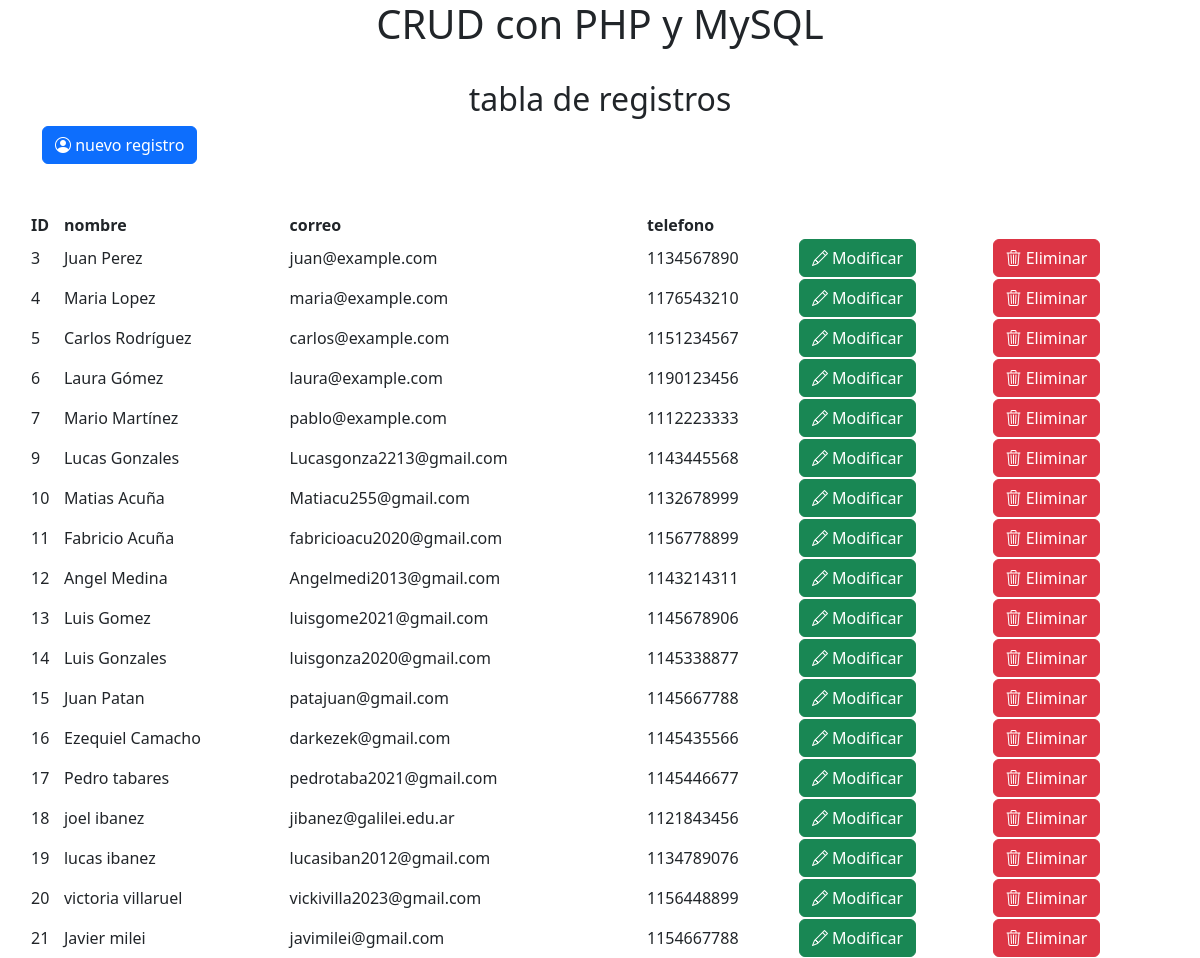
The page / on the database its author committed.
### tables this page shows
CREATE TABLE `personas` (
  `id` int(11) NOT NULL AUTO_INCREMENT,
  `nombre` varchar(45) NOT NULL,
  `correo` varchar(45) NOT NULL,
  `telefono` int(11) NOT NULL,
  `estado_civil` varchar(45) NOT NULL,
  `hijos` varchar(45) NOT NULL,
  `intereses` varchar(45) NOT NULL,
  PRIMARY KEY (`id`)
);

### index.php (the view, shortened to what this page needs)
<?php
	require "Conexion.php";
	$where = "";
	$SQL = "select*from personas $where limit 1000";
  $resultado = $mysqlConexion->query($SQL);
?>
<!doctype html>
<html lang="en">
  <head>
    <link href="https://cdn.jsdelivr.net/npm/bootstrap@5.3.2/dist/css/bootstrap.min.css" rel="stylesheet">
    <link href="https://cdn.datatables.net/v/dt/dt-1.13.8/datatables.min.css" rel="stylesheet">
    <link rel="stylesheet" href="https://cdn.jsdelivr.net/npm/bootstrap-icons@1.11.3/font/bootstrap-icons.min.css">
  </head>
  <body>
    <h1 class="text-center">CRUD con PHP y MySQL</h1><br>
    <div class="container">
        <div class="row">
            <h2 class="text-center">tabla de registros</h2>
        </div>
        <div class="row">
            <div class="d-grid gap-2 d-md-block">
                <a class="btn btn-primary" href="nuevo.php" role="button"><i class="bi bi-person-circle"></i> nuevo registro</a><br><br>
            </div>
        </div>
        <br>
        <div class="row table-responsive">
          <table class="display" id="miTabla">
            <thead>
              <tr>
                <th>ID</th>
                <th>nombre</th>
                <th>correo</th>
                <th>telefono</th>
                <th></th>
                <th></th>
              </tr>
            </thead>
            <tbody>
            <?php while($row = $resultado->fetch_array(MYSQLI_ASSOC)) { ?>
              <tr>
                <td><?php echo $row["id"]; ?></td>
                <td><?php echo $row["nombre"]; ?></td>
                <td><?php echo $row["correo"]; ?></td>
                <td><?php echo $row["telefono"]; ?></td>
                <td>
                  <div class="d-grid gap-2 d-md-block">
                    <a class="btn btn-success" role="button" href="modifcar.php?id=<?php echo $row["id"]; ?>"><i class="bi bi-pencil"></i>  Modificar</a></td>
                  </div>
								<td>
                  <div class="d-grid gap-2 d-md-block">
                  <a class="btn btn-danger" href="#" data-id="<?php echo $row["id"]; ?>" data-bs-toggle="modal" data-bs-target="#confirm-delete" role="button"><i class="bi bi-trash3"></i> Eliminar</a>
                  </div>
                </td>
              </tr>
            <?php } ?>
  </body>
</html>

### rows shown on the page
personas: id "3", nombre "Juan Perez", correo "juan@example.com", telefono "1134567890"
personas: id "4", nombre "Maria Lopez", correo "maria@example.com", telefono "1176543210"
personas: id "5", nombre "Carlos Rodríguez", correo "carlos@example.com", telefono "1151234567"
personas: id "6", nombre "Laura Gómez", correo "laura@example.com", telefono "1190123456"
personas: id "7", nombre "Mario Martínez", correo "pablo@example.com", telefono "1112223333"
personas: id "9", nombre "Lucas Gonzales", correo "Lucasgonza2213@gmail.com", telefono "1143445568"
personas: id "10", nombre "Matias Acuña", correo "Matiacu255@gmail.com", telefono "1132678999"
personas: id "11", nombre "Fabricio Acuña", correo "fabricioacu2020@gmail.com", telefono "1156778899"
personas: id "12", nombre "Angel Medina", correo "Angelmedi2013@gmail.com", telefono "1143214311"
personas: id "13", nombre "Luis Gomez", correo "luisgome2021@gmail.com", telefono "1145678906"
personas: id "14", nombre "Luis Gonzales", correo "luisgonza2020@gmail.com", telefono "1145338877"
personas: id "15", nombre "Juan Patan", correo "patajuan@gmail.com", telefono "1145667788"
personas: id "16", nombre "Ezequiel Camacho", correo "darkezek@gmail.com", telefono "1145435566"
personas: id "17", nombre "Pedro tabares", correo "pedrotaba2021@gmail.com", telefono "1145446677"
personas: id "18", nombre "joel ibanez", correo "jibanez@galilei.edu.ar", telefono "1121843456"
personas: id "19", nombre "lucas ibanez", correo "lucasiban2012@gmail.com", telefono "1134789076"
personas: id "20", nombre "victoria villaruel", correo "vickivilla2023@gmail.com", telefono "1156448899"
personas: id "21", nombre "Javier milei", correo "javimilei@gmail.com", telefono "1154667788"
